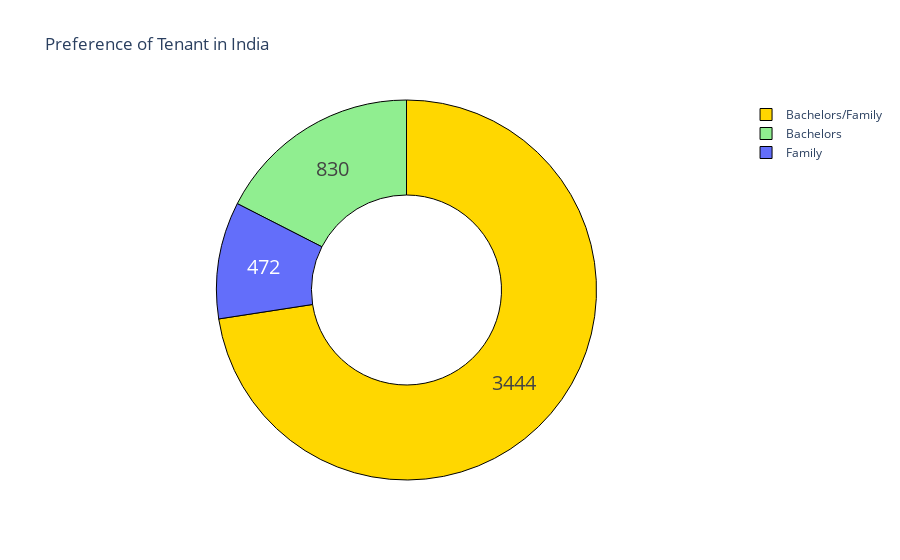

Notebook code cell kept with this figure:
### Code cell
# Preference of Tenant
tenant = data["Tenant Preferred"].value_counts()
label = tenant.index
counts = tenant.values
colors = ['gold','lightgreen']

fig = go.Figure(data=[go.Pie(labels=label, values=counts, hole=0.5)])
fig.update_layout(title_text='Preference of Tenant in India')
fig.update_traces(hoverinfo='label+percent', textinfo='value', textfont_size=20,
                  marker=dict(colors=colors, line=dict(color='black', width=1)))
fig.show()

### Figure 1 — Plotly figure (JSON) as saved in the notebook; plotly's stock layout.template omitted (floating-point values rounded to 4 significant figures)
{"data": [{"hole": 0.5, "hoverinfo": "label+percent", "labels": ["Bachelors/Family", "Bachelors", "Family"], "marker": {"colors": ["gold", "lightgreen"], "line": {"color": "black", "width": 1}}, "textfont": {"size": 20}, "textinfo": "value", "type": "pie", "values": [3444, 830, 472]}], "layout": {"autosize": true, "title": {"text": "Preference of Tenant in India"}}}
